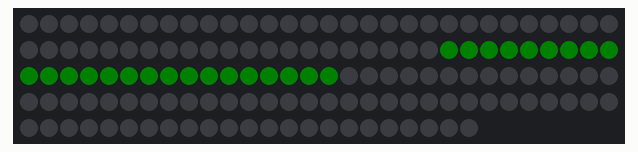
Bench run of a sketch on a simulated Arduino Uno, built with avr-gcc and run on an emulated ATmega328P. Parts: 143 RGB LEDs in strip order, left to right, continuing on the next row. Dim RGB values are drawn brighter than linear; random numbers use the default seed unless the sketch sets one.

Above: at 0.56 s.
At 5.06 s:
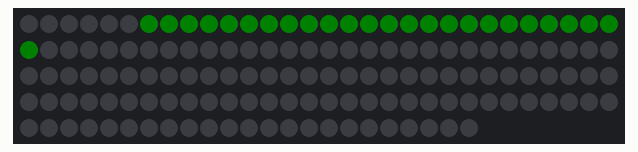
At 10.31 s:
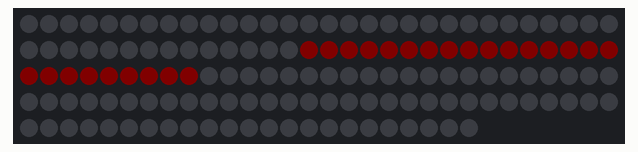
At 20.43 s:
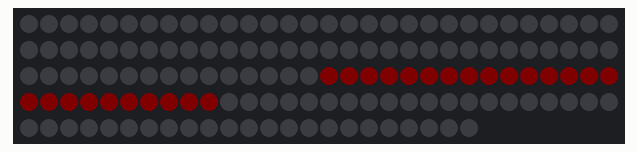
At 29.8 s:
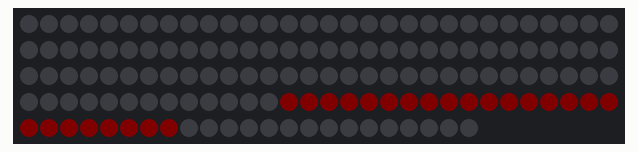
At 39.54 s:
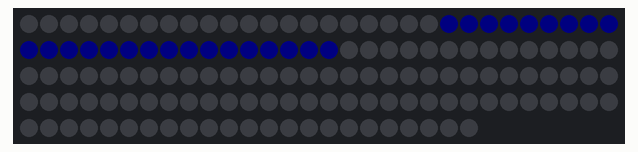

The sketch:

westerman_blips.ino
```cpp
#include <Adafruit_NeoPixel.h>
#define PIN 6
Adafruit_NeoPixel strip = Adafruit_NeoPixel(143, PIN, NEO_GRB + NEO_KHZ800);

void setup() {
  strip.begin();
  strip.show(); // Initialize all pixels to 'off'
}

void loop() {

int pixel = random(0,142);
int color = random(0,255);

for(int i = 0; i<25; i++){
  strip.setPixelColor(pixel+i, Wheel(color));
}
for(int i = 1; i<256; i=i+10){
  strip.setBrightness(i);
  strip.show(); // Initialize all pixels to 'off'
//  delay(5);
}
for(int i = 255; i >= 0; i=i-10){
  strip.setBrightness(i);
  strip.show(); // Initialize all pixels to 'off'
//  delay(5);
}
for(int i = 0; i<25; i++){
  strip.setPixelColor(pixel+i, strip.Color(0,0,0));
}

}

// Input a value 0 to 255 to get a color value.
// The colours are a transition r - g - b - back to r.
uint32_t Wheel(byte WheelPos) {
  if(WheelPos < 85) {
   return strip.Color(WheelPos * 3, 255 - WheelPos * 3, 0);
  } else if(WheelPos < 170) {
   WheelPos -= 85;
   return strip.Color(255 - WheelPos * 3, 0, WheelPos * 3);
  } else {
   WheelPos -= 170;
   return strip.Color(0, WheelPos * 3, 255 - WheelPos * 3);
  }
}
```
